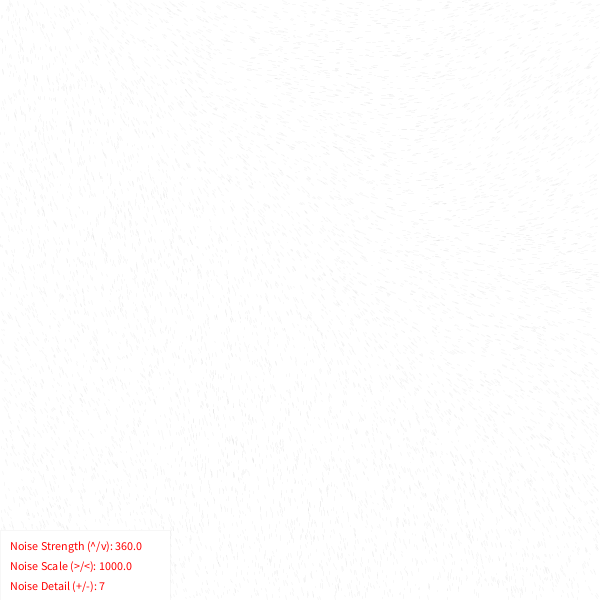
Frame 1 (no input)
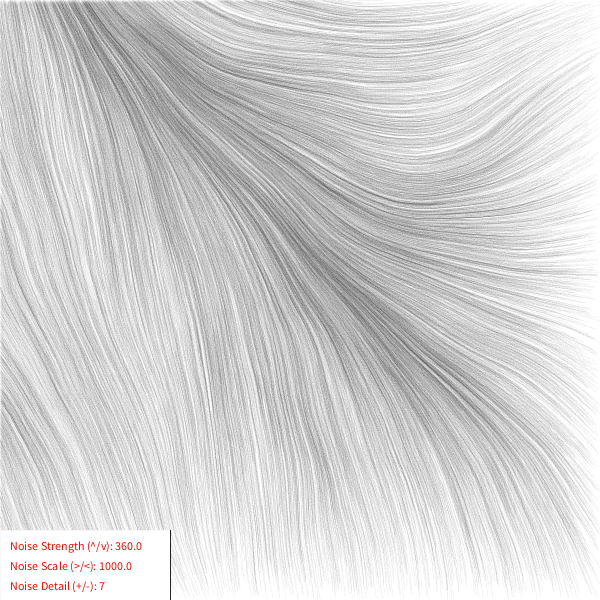
Frame 60 (the mouse pressed at the canvas centre just before this capture)
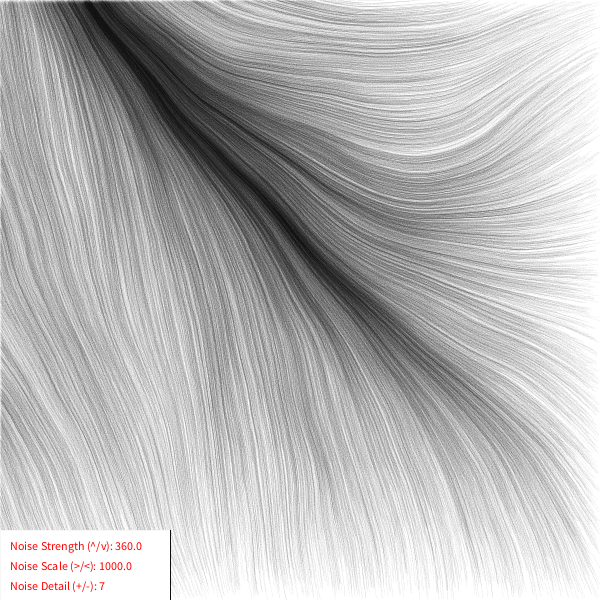
Frame 120 (the mouse held since frame 60 and released just before this capture)

The Processing sketch that drew these frames (run headless with seeded random() and noise(); from frame 60 on, the mouse is pressed at the canvas centre):

// Processing sketch: NoisyMotion
// ── NoisyMotion.pde
PGraphics pg;
int pWidth = 2000;
int pHeight = 2000;
boolean record = true;

int NUM_AGENTS = 10000;
float noiseScale, noiseStrength;
int noiseDetail, noiseSeed;
Agent[] agents = new Agent[NUM_AGENTS];

void setup(){
  size(600,600);
  if(record){
    pg = createGraphics(pWidth,pHeight);
    pg.beginDraw();
    pg.background(255);
    pg.stroke(0,10);
  }
  
//  colorMode(HSB,360);
  for(int i=0; i<NUM_AGENTS; i++){
    agents[i] = new Agent();
  }
  
  noiseStrength = 360.0;
  noiseScale = 1000.0;
  noiseDetail = 7;
  noiseSeed = int(random(1000));
  noiseSeed(noiseSeed);
  println("Noise Seed: " + str(noiseSeed));
  noiseDetail(noiseDetail);
  
//  background(color(0,0,360));
  background(255);
  stroke(0,10);
  textSize(12);
  
  frameRate(20);
}

void draw(){
//  noFill();
//  stroke(0,20);
  if(record){
    for(int i=0; i<NUM_AGENTS; i++){
      agents[i].update2(pg);
    }
  }else{
    for(int i=0; i<NUM_AGENTS; i++){
      agents[i].update1();
    }
  }
  fill(255,255,255);
  rect(0,height-70, 170, height);
  fill(255,0,0);
  text("Noise Detail (+/-): " + str(noiseDetail), 10,height-10);
  text("Noise Scale (>/<): " + str(noiseScale), 10, height-30);
  text("Noise Strength (^/v): " + str(noiseStrength), 10,height-50);
}

void mouseClicked(){
  background(255);
  if(record){
    pg.background(255);
  }
}

void keyPressed(){
  // Change noiseDetail //
  if(key == '='){
    noiseDetail++;
  }else if(key == '-'){
    noiseDetail--;
  }
  // Change noiseStrength //
  if(keyCode == UP){
    noiseStrength += 5.0;
  }else if(keyCode == DOWN){
    noiseStrength -= 5.0;
  }
  
  // Change noiseScale
  if(keyCode == RIGHT){
    noiseScale *= 1.3;
  }else if(keyCode == LEFT){
    noiseScale *= .7;
  }
  
  if(key == 'r'){
    noiseSeed = int(random(1000));
    println("Noise Seed: " + str(noiseSeed));
    noiseSeed(noiseSeed);
  }
  
  if(key == 's'){
    if(record){
      pg.endDraw();
      pg.save(str(int(random(1000)))+".tif");
      pg.beginDraw();
      println("Frame Saved");
    }
  }
}

// ── Agent.pde
class Agent {
  PVector p, pOld;
  float stepSize, angle;
  //float noiseScale, noiseStrength;
  
  public Agent(){
    p = new PVector(random(width), random(height));
    pOld = new PVector(p.x, p.y);
    stepSize = random(1,5); // How far does the particle travel each step //
//    noiseScale = 100;
//    noiseStrength = 360;
  }
  
  public void update1(){
    // Get new position //
    angle = noise(p.x/noiseScale, p.y/noiseScale)*noiseStrength;
    p.x += cos(radians(angle))*stepSize;
    p.y += sin(radians(angle))*stepSize;
    
    // Bounding Box //
    if(p.x < 0 || p.x > width || p.y < 0 || p.y > height){
      p = new PVector(random(width), random(height));
      pOld.set(p);
    }
    
    // Draw change in position //
//    stroke(angle,360,360);
    stroke(0,0,0,8);
    line(pOld.x, pOld.y, p.x, p.y);
    pOld.set(p);
  }
  
  public void update2(PGraphics pg){
    // Get new position //
    angle = noise(p.x/noiseScale, p.y/noiseScale)*noiseStrength;
    p.x += cos(radians(angle))*stepSize;
    p.y += sin(radians(angle))*stepSize;
    
    // Bounding Box //
    if(p.x < 0 || p.x > width || p.y < 0 || p.y > height){
      p = new PVector(random(width), random(height));
      pOld.set(p);
    }
    
    // Draw change in position //
//    stroke(angle,360,360);
    
    
    stroke(0,0,0,8);
    line(pOld.x, pOld.y, p.x, p.y);
    pg.stroke(0,0,0,8);
    float OldxL, xL, OldyL, yL;
    OldxL = map(pOld.x,0,width,0,pWidth);
    OldyL = map(pOld.y,0,height,0,pHeight);
    
    yL = map(p.y,0,height,0,pHeight);
    xL = map(p.x,0,width,0,pWidth);
    pg.line(OldxL, OldyL, xL, yL);
    pOld.set(p);
  }
}
